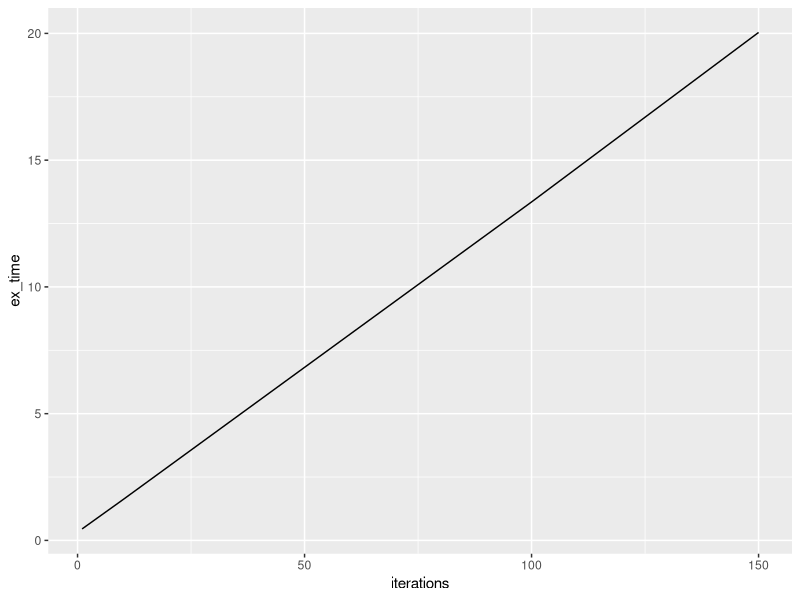
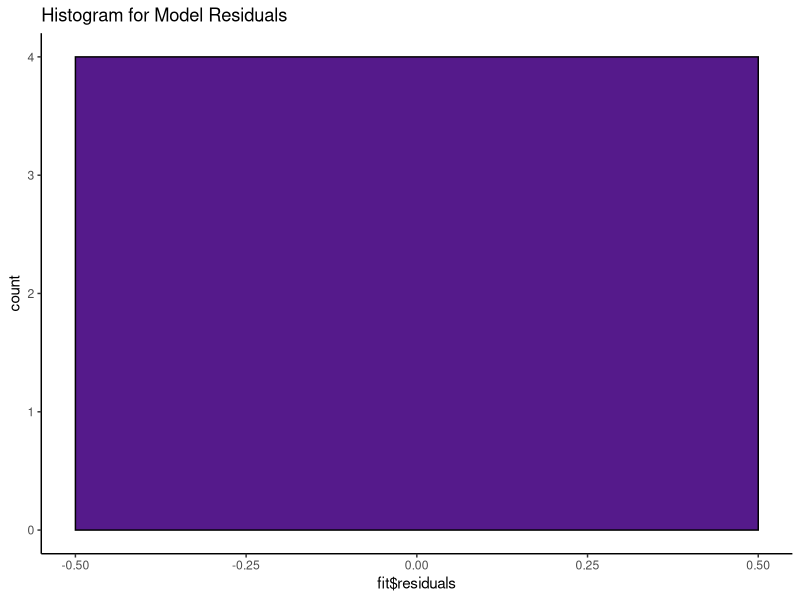
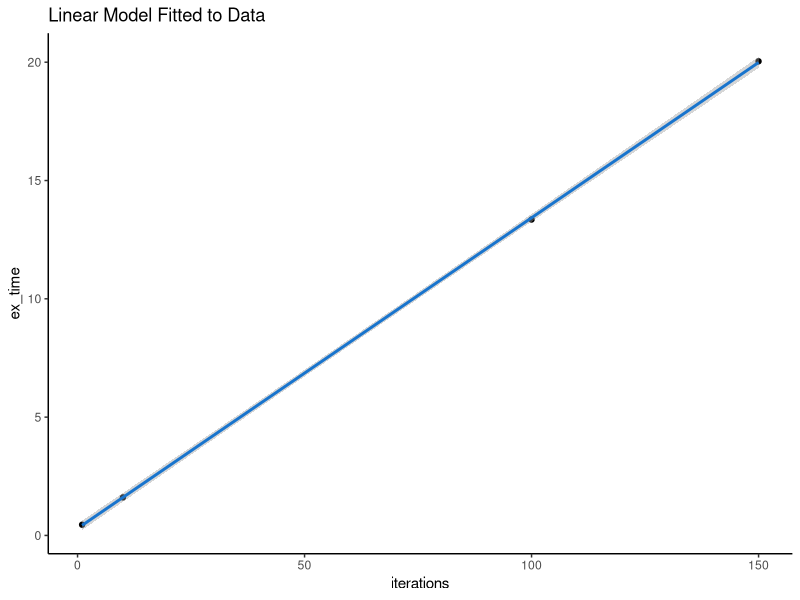

Recreate these plots in R, in order.
rm(list = ls())
library("parallel")
library("tidyverse")
library("ggplot2")

ex_frame <- data.frame(iterations = c(seq(1,10,1),100,10000), 
                      ex_time = c(2.211089,2.334053, 2.75596,
                                  3.115905, 3.488181,3.647778,
                                  4.165789, 4.400713,4.926383,
                                  5.020474, 49.82251,8667.972))

# Two chains:
ex_frame <- data.frame(iterations = c(1,10,50,100,500), 
                       ex_time = c(2.211089,8.057199, 34.4963,
                                   67.76064,349.3564))

ex_frame <- data.frame(iterations = c(1,10,100,200), 
                       ex_time = c(0.228083833333, 0.79517883333, 6.350967, 12.52312))

ex_frame <- data.frame(iterations = c(1,10,100,150), 
                       ex_time = c(0.45304466667, 1.607306, 13.35163, 20.03861))

ggplot(ex_frame) +
 geom_line(aes(iterations, ex_time))

fit <- lm( ex_time ~ iterations, data = ex_frame)
ggplot(data=ex_frame, aes(fit$residuals)) +
  geom_histogram(binwidth = 1, color = "black", fill = "purple4") +
  theme(panel.background = element_rect(fill = "white"),
        axis.line.x=element_line(),
        axis.line.y=element_line()) +
  ggtitle("Histogram for Model Residuals")

ggplot(data = ex_frame, aes(x = iterations, y = ex_time)) +
  geom_point() +
  stat_smooth(method = "lm", col = "dodgerblue3") +
  theme(panel.background = element_rect(fill = "white"),
        axis.line.x=element_line(),
        axis.line.y=element_line()) +
  ggtitle("Linear Model Fitted to Data")

predict(fit, data.frame(iterations = 10000))/60


